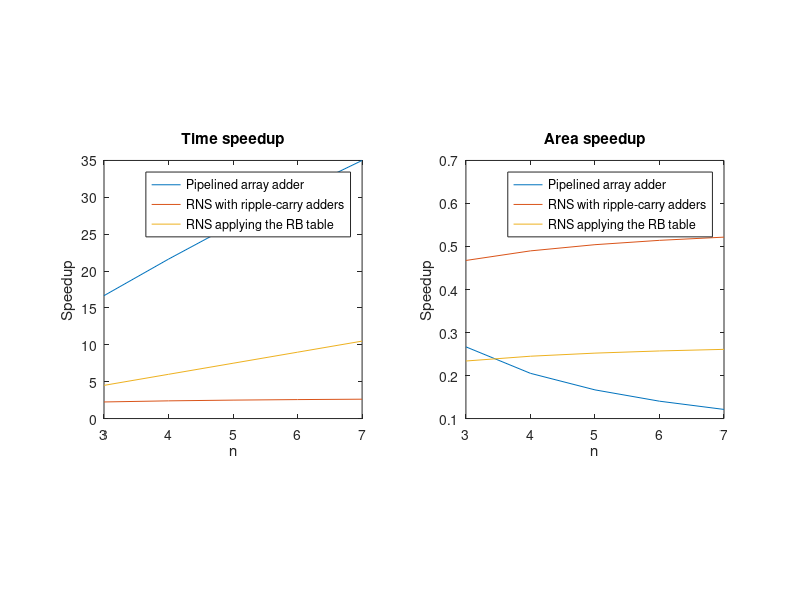
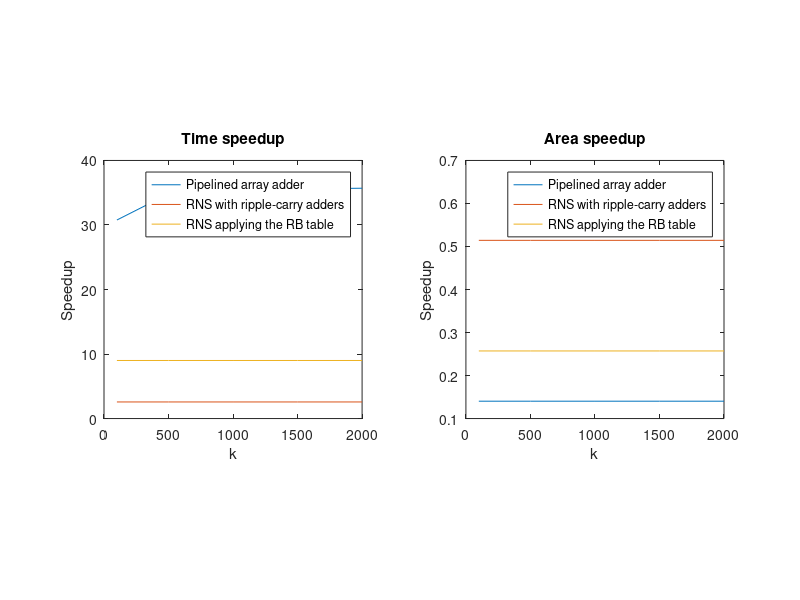

These charts were generated, in order, by the following MATLAB code:
% clear all
close all
clc

T_ha = 2;  % time(HA) = 2 * T_gate
A_ha = 3;  % area(HA) = 3 * A_gate
T_fa = 4;  % time(FA) = 4 * T_gate
A_fa = 7;  % area(FA) = 7 * A_gate

N = [3, 4, 5, 6, 7];
k = 100;

T_speedups = zeros(3, length(N));
A_speedups = zeros(3, length(N));

for i=1:length(N)
    n = N(i);
 
    M = (2 .^ n - 1) * (2 .^ n) * (2 .^ n + 1);

    % Standard addition using a ripple-carry adder
    nbits = floor(log2(M - 1)) + 1;

    T_rca = k * nbits * T_fa;
    A_rca = nbits * T_fa;

    % Pipelined addition using an array adder
    T_array = (nbits + k - 1) * T_ha;
    A_array = nbits * (nbits + 1) / 2 * A_ha;

    T_speedups(1, i) = T_rca / T_array;
    A_speedups(1, i) = A_rca / A_array;

    % Addition in RNS using ripple-carry adders
    nbits = [n, n + 1, n + 1];

    T_rns = k * max(nbits) * T_fa;
    A_rns = sum(nbits) * A_fa;

    T_speedups(2, i) = T_rca / T_rns;
    A_speedups(2, i) = A_rca / A_rns;

    % Addition in RNS using the RB representation
    T_rns_rb = k * 2 * T_fa;
    A_rns_rb = sum(nbits) * 2 * A_fa;

    T_speedups(3, i) = T_rca / T_rns_rb;
    A_speedups(3, i) = A_rca / A_rns_rb;
end

figure
subplot(1, 2, 1)
plot(N, T_speedups)
axis square

title 'Time speedup'
xlabel 'n'
ylabel 'Speedup'
legend('Pipelined array adder', 'RNS with ripple-carry adders', 'RNS applying the RB table')

subplot(1, 2, 2)
plot(N, A_speedups)
axis square

title 'Area speedup'
xlabel 'n'
ylabel 'Speedup'
legend('Pipelined array adder', 'RNS with ripple-carry adders', 'RNS applying the RB table')

%%

n = 6;
K = [100, 500, 1000, 1500, 2000];

T_speedups = zeros(3, length(K));
A_speedups = zeros(3, length(K));

M = (2 .^ n - 1) * (2 .^ n) * (2 .^ n + 1);

for i=1:length(K)
    k = K(i);

    % Standard addition using a ripple-carry adder
    nbits = floor(log2(M - 1)) + 1;

    T_rca = k * nbits * T_fa;
    A_rca = nbits * T_fa;

    % Pipelined addition using an array adder
    T_array = (nbits + k - 1) * T_ha;
    A_array = nbits * (nbits + 1) / 2 * A_ha;

    T_speedups(1, i) = T_rca / T_array;
    A_speedups(1, i) = A_rca / A_array;

    % Addition in RNS using ripple-carry adders
    nbits = [n, n + 1, n + 1];

    T_rns = k * max(nbits) * T_fa;
    A_rns = sum(nbits) * A_fa;

    T_speedups(2, i) = T_rca / T_rns;
    A_speedups(2, i) = A_rca / A_rns;

    % Addition in RNS using the RB representation
    T_rns_rb = k * 2 * T_fa;
    A_rns_rb = sum(nbits) * 2 * A_fa;

    T_speedups(3, i) = T_rca / T_rns_rb;
    A_speedups(3, i) = A_rca / A_rns_rb;
end

figure
subplot(1, 2, 1)
plot(K, T_speedups)
axis square

title 'Time speedup'
xlabel 'k'
ylabel 'Speedup'
legend('Pipelined array adder', 'RNS with ripple-carry adders', 'RNS applying the RB table')

subplot(1, 2, 2)
plot(K, A_speedups)
axis square

title 'Area speedup'
xlabel 'k'
ylabel 'Speedup'
legend('Pipelined array adder', 'RNS with ripple-carry adders', 'RNS applying the RB table')
